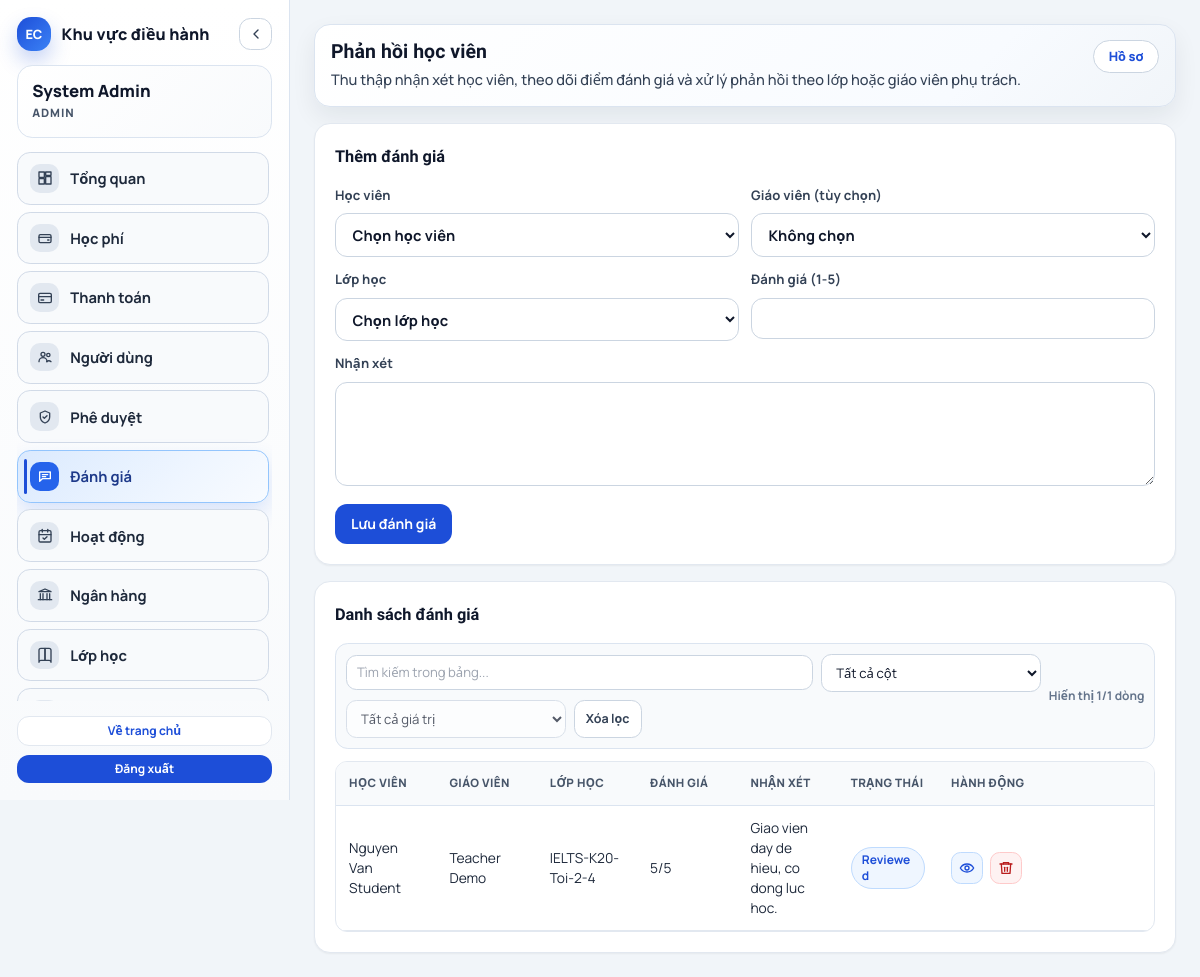
Page /?page=feedbacks-manage (signed in) on the earlier database version.
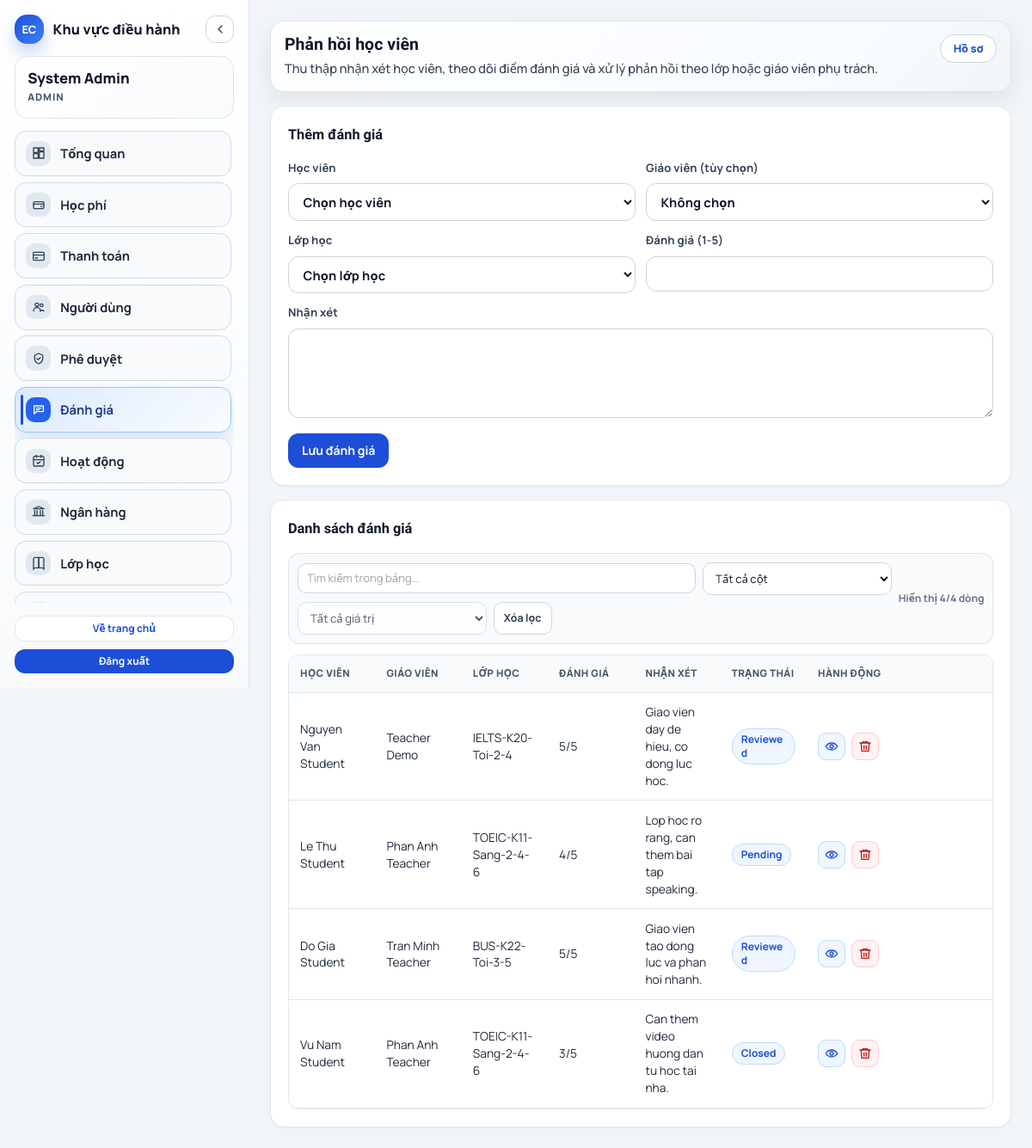
Same page on the later database version.
### tables this page shows
CREATE TABLE feedbacks (
    id BIGINT UNSIGNED AUTO_INCREMENT PRIMARY KEY,
    sender_id BIGINT UNSIGNED NOT NULL,
    class_id BIGINT UNSIGNED NOT NULL,
    teacher_id BIGINT UNSIGNED NOT NULL,
    rating TINYINT UNSIGNED NOT NULL,
    content TEXT,
    status ENUM('pending', 'reviewed', 'closed') NOT NULL DEFAULT 'pending',
    created_at TIMESTAMP NOT NULL DEFAULT CURRENT_TIMESTAMP,
    CONSTRAINT fk_feedbacks_sender FOREIGN KEY (sender_id) REFERENCES users(id),
    CONSTRAINT fk_feedbacks_class FOREIGN KEY (class_id) REFERENCES classes(id),
    CONSTRAINT fk_feedbacks_teacher FOREIGN KEY (teacher_id) REFERENCES users(id)
);

CREATE TABLE users (
    id BIGINT UNSIGNED AUTO_INCREMENT PRIMARY KEY,
    username VARCHAR(120) NOT NULL UNIQUE,
    password VARCHAR(255) NOT NULL,
    full_name VARCHAR(150) NOT NULL,
    role_id BIGINT UNSIGNED NOT NULL,
    phone VARCHAR(20) DEFAULT NULL,
    email VARCHAR(150) DEFAULT NULL,
    avatar VARCHAR(255) DEFAULT NULL,
    status ENUM('active', 'inactive') NOT NULL DEFAULT 'active',
    created_at TIMESTAMP NOT NULL DEFAULT CURRENT_TIMESTAMP,
    updated_at TIMESTAMP NOT NULL DEFAULT CURRENT_TIMESTAMP ON UPDATE CURRENT_TIMESTAMP,
    deleted_at TIMESTAMP NULL DEFAULT NULL,
    CONSTRAINT fk_users_role FOREIGN KEY (role_id) REFERENCES roles(id)
);

CREATE TABLE classes (
    id BIGINT UNSIGNED AUTO_INCREMENT PRIMARY KEY,
    course_id BIGINT UNSIGNED NOT NULL,
    class_name VARCHAR(150) NOT NULL,
    teacher_id BIGINT UNSIGNED NOT NULL,
    start_date DATE,
    end_date DATE,
    status ENUM('upcoming', 'active', 'graduated', 'cancelled') NOT NULL DEFAULT 'upcoming',
    CONSTRAINT fk_classes_course FOREIGN KEY (course_id) REFERENCES courses(id),
    CONSTRAINT fk_classes_teacher_user FOREIGN KEY (teacher_id) REFERENCES users(id)
);

### public_html/core/auth.php (called while the page is built, shortened)
<?php
require_once __DIR__ . '/database.php';
function auth_permissions(): array
{
	return $_SESSION['auth_permissions'] ?? [];
}
function has_permission(string $slug): bool
{
	return in_array($slug, auth_permissions(), true);
}

### public_html/core/database.php (called while the page is built, shortened)
<?php
final class Database
{
	private static ?PDO $instance = null;
	public static function connection(): PDO
	{
		if (self::$instance instanceof PDO) {
			return self::$instance;
		}
		$dsn = sprintf('mysql:host=%s;port=%s;dbname=%s;charset=utf8mb4', DB_HOST, DB_PORT, DB_NAME);
		self::$instance = new PDO($dsn, DB_USER, DB_PASS, [
			PDO::ATTR_ERRMODE => PDO::ERRMODE_EXCEPTION,
			PDO::ATTR_DEFAULT_FETCH_MODE => PDO::FETCH_ASSOC,
			PDO::ATTR_EMULATE_PREPARES => false,
		]);
		return self::$instance;
	}
}

### public_html/models/AcademicModel.php (called while the page is built, shortened)
<?php
require_once __DIR__ . '/tables/FeedbacksTableModel.php';
final class AcademicModel
{
    private FeedbacksTableModel $feedbacksTable;
    public function __construct()
    {
        $this->feedbacksTable = new FeedbacksTableModel();
    }
    public function countFeedbacks(): int
    {
        return $this->feedbacksTable->countDetailed();
    }
    public function listFeedbacksPage(int $page, int $perPage): array
    {
        return $this->feedbacksTable->listDetailedPage($page, $perPage);
    }
}

### public_html/core/table_model_utils.php (called while the page is built, shortened)
<?php
require_once __DIR__ . '/database.php';
trait TableModelUtils
{
    protected PDO $pdo;
    public function __construct(?PDO $pdo = null)
    {
        $this->pdo = $pdo ?? Database::connection();
    }
    protected function fetchAll(string $sql, array $params = []): array
    {
        return $this->prepareAndExecute($sql, $params)->fetchAll();
    }
    protected function fetchScalar(string $sql, array $params = [], int|string $column = 0, mixed $default = null): mixed
    {
        $statement = $this->prepareAndExecute($sql, $params);
        $row = $statement->fetch(PDO::FETCH_ASSOC);
        return $row[$column];
    }
    protected function clampLimit(int $limit, int $default = 10, int $max = 500): int
    {
        return min($limit, $max);
    }
    private function prepareAndExecute(string $sql, array $params = []): PDOStatement
    {
        if ($params === []) {
            $statement = $this->pdo->query($sql);
            return $statement;
        }
        $statement = $this->pdo->prepare($sql);
        $statement->execute($params);
        return $statement;
    }
}

### public_html/models/tables/FeedbacksTableModel.php (called while the page is built, shortened)
<?php
require_once __DIR__ . '/../../core/table_model_utils.php';
final class FeedbacksTableModel
{
    public function countDetailed(): int
    {
        return (int) $this->fetchScalar('SELECT COUNT(*) AS total FROM feedbacks', [], 'total', 0);
    }
    public function listDetailedPage(int $page, int $perPage): array
    {
        $normalizedPage = max(1, $page);
        $limit = $this->clampLimit($perPage, 10, 200);
        $offset = ($normalizedPage - 1) * $limit;
        $sql = "SELECT f.id, f.sender_id AS student_id, f.teacher_id, f.class_id, f.class_id AS course_id, f.rating, f.content AS comment, f.status, f.created_at,
                u.full_name AS student_name, t.full_name AS teacher_name, c.class_name AS course_name
            FROM feedbacks f
            INNER JOIN users u ON u.id = f.sender_id
            LEFT JOIN users t ON t.id = f.teacher_id
            INNER JOIN classes c ON c.id = f.class_id
            ORDER BY f.created_at DESC
            LIMIT {$limit} OFFSET {$offset}";
        return $this->fetchAll($sql);
    }
}

### public_html/core/response.php (called while the page is built, shortened)
<?php
function e(string $value): string
{
	return htmlspecialchars($value, ENT_QUOTES, 'UTF-8');
}
function ui_btn_danger_classes(string $size = 'sm'): string
{
	$sizeClass = match ($size) {
		'sm' => 'px-3 py-1.5 text-xs',
		'md' => 'px-4 py-2.5 text-sm',
		default => 'px-3 py-1.5 text-xs',
	};
	return 'inline-flex items-center justify-center rounded-xl border border-rose-200 bg-white ' . $sizeClass . ' font-bold text-rose-700 transition hover:bg-rose-50';
}

### public_html/pages/manage-feedbacks/index.php (the view, shortened to what the changed rows need)
<?php
$academicModel = new AcademicModel();
$feedbackPage = max(1, (int) ($_GET['feedback_page'] ?? 1));
$feedbackPerPage = 10;
$feedbackTotal = $academicModel->countFeedbacks();
$feedbacks = $academicModel->listFeedbacksPage($feedbackPage, $feedbackPerPage);
?>
<div class="grid gap-4">
    <?php
    $canCreateFeedback = has_permission('feedback.create');
    $canDeleteFeedback = has_permission('feedback.delete');
    ?>
        <?php if ($canCreateFeedback): ?>
            <article class="rounded-2xl border border-slate-200 bg-white p-5 shadow-sm">
                <h3>Thêm đánh giá</h3>
                <form class="grid gap-3 md:grid-cols-2" method="post" action="/api/feedbacks/save">
                </form>
            </article>
        <?php endif; ?>
        <article class="rounded-2xl border border-slate-200 bg-white p-5 shadow-sm">
            <h3>Danh sách đánh giá</h3>
            <div class="overflow-x-auto rounded-xl border border-slate-200 bg-white">
                <table class="min-w-full border-collapse text-sm" data-enable-row-detail="1">
                    <thead>
                        <tr>
                            <th>Học viên</th>
                            <th>Giáo viên</th>
                            <th>Lớp học</th>
                            <th>Đánh giá</th>
                            <th>Nhận xét</th>
                            <th>Trạng thái</th>
                            <th>Hành động</th>
                        </tr>
                    </thead>
                    <tbody>
                        <?php if (empty($feedbacks)): ?>
                            <tr>
                                <td colspan="7">
                                    <div class="rounded-xl border border-dashed border-slate-300 bg-slate-50 p-6 text-center text-sm text-slate-500">Chưa có đánh giá nào.</div>
                                </td>
                            </tr>
                        <?php else: ?>
                            <?php foreach ($feedbacks as $fb): ?>
                                <tr>
                                    <td><?= e((string) $fb['student_name']); ?></td>
                                    <td><?= $fb['teacher_name'] ? e((string) $fb['teacher_name']) : '-'; ?></td>
                                    <td><?= e((string) $fb['course_name']); ?></td>
                                    <td><?= (int) $fb['rating']; ?>/5</td>
                                    <td>
                                        <?php $fullComment = (string) ($fb['comment'] ?? ''); ?>
                                        <span data-full-value="<?= e($fullComment); ?>"><?= e((string) substr($fullComment, 0, 50)); ?></span>
                                    </td>
                                    <td><span class="inline-flex items-center rounded-full border px-2.5 py-1 text-xs font-bold capitalize border-blue-200 bg-blue-50 text-blue-700"><?= e((string) ($fb['status'] ?? 'reviewed')); ?></span></td>
                                    <td>
                                        <?php if ($canDeleteFeedback): ?>
                                            <form class="inline-block" method="post" action="/api/feedbacks/delete?id=<?= (int) $fb['id']; ?>" onsubmit="return confirm('Có chắc không?')">
                                                <button class="<?= ui_btn_danger_classes('sm'); ?>" type="submit">Xóa</button>
                                            </form>
                                        <?php else: ?>
                                            <span class="text-sm text-slate-500">Không có quyền xóa</span>
                                        <?php endif; ?>
                                    </td>
                                </tr>
                            <?php endforeach; ?>
                        <?php endif; ?>
                    </tbody>
                </table>
            </div>
        </article>
</div>

Differences in the rows shown:
added feedbacks: sender.full_name "Le Thu Student", teacher.full_name "Phan Anh Teacher", class.class_name "TOEIC-K11-Sang-2-4-6", rating "4", content "Lop hoc ro rang, can them bai tap speaking.", status "Pending"
added feedbacks: sender.full_name "Do Gia Student", teacher.full_name "Tran Minh Teacher", class.class_name "BUS-K22-Toi-3-5", rating "5", content "Giao vien tao dong luc va phan hoi nhanh.", status "Reviewed"
added feedbacks: sender.full_name "Vu Nam Student", teacher.full_name "Phan Anh Teacher", class.class_name "TOEIC-K11-Sang-2-4-6", rating "3", content "Can them video huong dan tu hoc tai nha.", status "Closed"
Other differences:
text written by a page script: "Xóa lọc Hiển thị 1/1 dòng" → "Xóa lọc Hiển thị 4/4 dòng"
